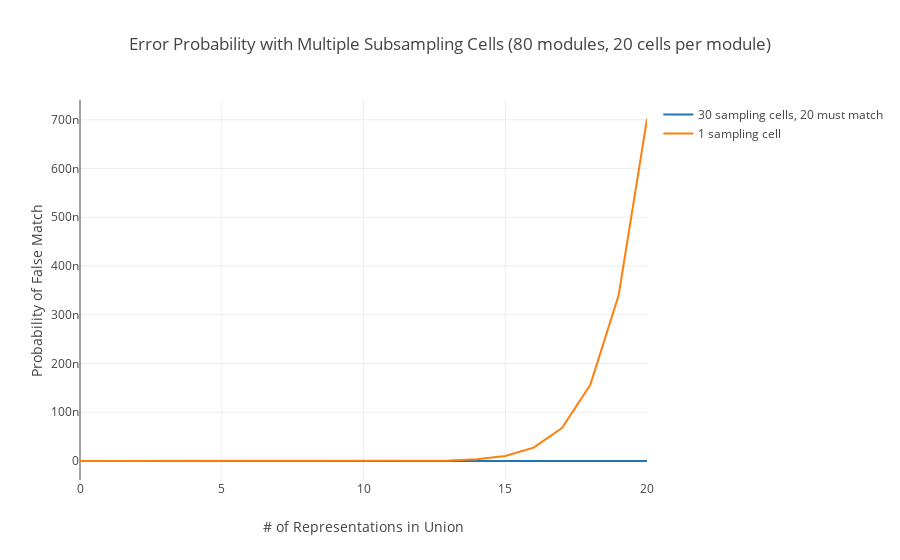

The notebook cell this image was saved under:
### Code cell
x = range(21)
plots = [
    Scatter(x=x, y=[float(probMatchMulti.subs(phi, 20).subs(omega, 10).subs(n, 30).subs(theta, 20).subs(m, 80).subs(U, i).subs(s, 20).evalf()) for i in x], name="30 sampling cells, 20 must match"),
    Scatter(x=x, y=[float(probMatchMulti.subs(phi, 1).subs(omega, 1).subs(n, 30).subs(theta, 20).subs(m, 80).subs(U, i).subs(s, 20).evalf()) for i in x], name="1 sampling cell"),
]

layout = Layout(
    title= 'Error Probability with Multiple Subsampling Cells (80 modules, 20 cells per module)',
    xaxis= dict(
        title= '# of Representations in Union',
    ),
    yaxis=dict(
        title= 'Probability of False Match',
    ),
)
fig = Figure(data=plots, layout=layout)

iplot(fig)

### Figure 1 — Plotly figure (JSON) as saved in the notebook; plotly's stock layout.template omitted (floating-point values rounded to 4 significant figures)
{"data": [{"name": "30 sampling cells, 20 must match", "type": "scatter", "x": [0, 1, 2, 3, 4, 5, 6, 7, 8, 9, 10, 11, 12, 13, 14, 15, 16, 17, 18, 19, 20], "y": [0, 6.956e-291, 3.877e-232, 2.266e-198, 7.939e-175, 7.028e-157, 1.805e-142, 1.689e-130, 2.606e-120, 1.757e-111, 1.006e-103, 7.874e-97, 1.194e-90, 4.579e-85, 5.461e-80, 2.387e-75, 4.36e-71, 3.712e-67, 1.609e-63, 3.832e-60, 5.339e-57]}, {"name": "1 sampling cell", "type": "scatter", "x": [0, 1, 2, 3, 4, 5, 6, 7, 8, 9, 10, 11, 12, 13, 14, 15, 16, 17, 18, 19, 20], "y": [0, 2.868e-30, 2.149e-24, 5.115e-21, 1.157e-18, 7.211e-17, 1.991e-15, 3.134e-14, 3.273e-13, 2.499e-12, 1.491e-11, 7.294e-11, 3.027e-10, 1.095e-09, 3.524e-09, 1.026e-08, 2.737e-08, 6.765e-08, 1.563e-07, 3.402e-07, 7.016e-07]}], "layout": {"title": "Error Probability with Multiple Subsampling Cells (80 modules, 20 cells per module)", "xaxis": {"title": "# of Representations in Union"}, "yaxis": {"title": "Probability of False Match"}}}
